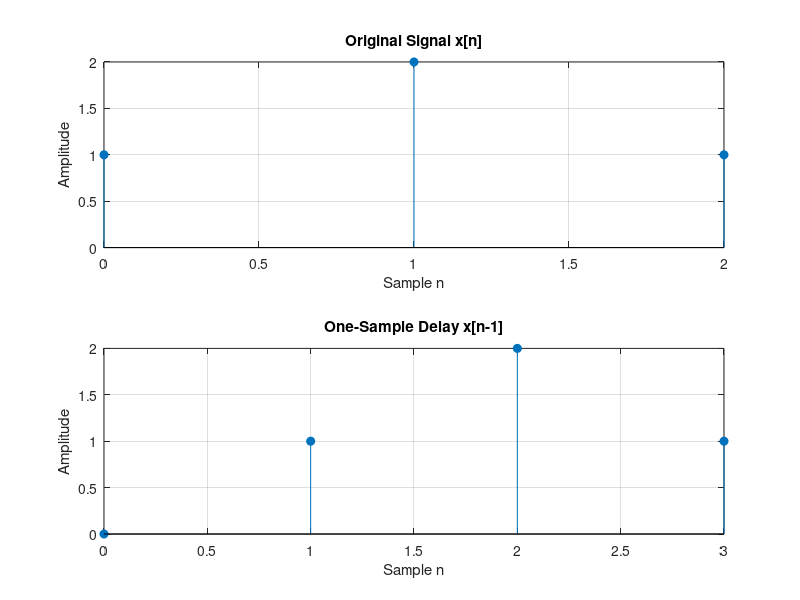
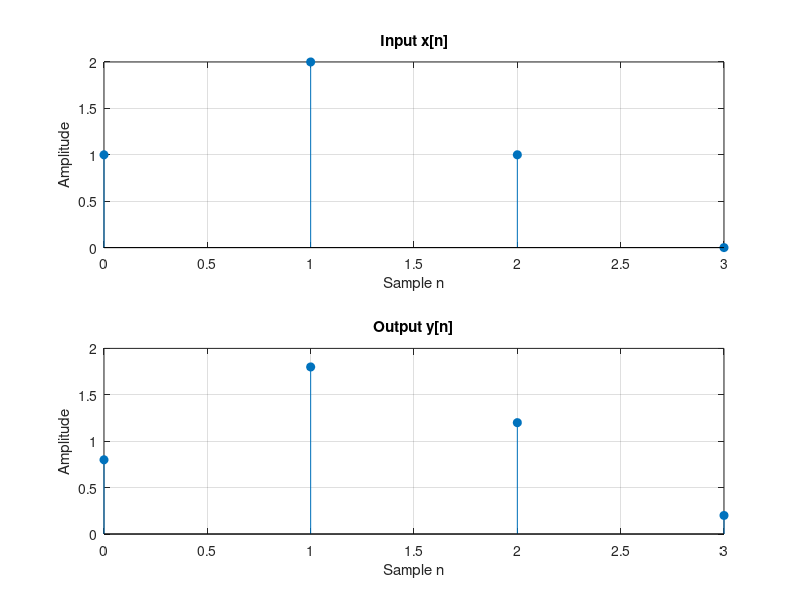

Here is the MATLAB script that generated these plots, in order:
clear; clc; close all;

x = [1 2 1];
n = 0:length(x)-1;

% Delay the signal by one sample
xDelayed = [0 x];
nDelayed = 0:length(xDelayed)-1;

fig = figure;
subplot(2,1,1);
stem(n, x, 'filled');
title('Original Signal x[n]');
xlabel('Sample n'); ylabel('Amplitude');
grid on;

subplot(2,1,2);
stem(nDelayed, xDelayed, 'filled');
title('One-Sample Delay x[n-1]');
xlabel('Sample n'); ylabel('Amplitude');
grid on;
saveas(fig, 'Part1', 'png')

% Coefficients of H(z) = 0.5 + 0.5*z^(-1)
b = [0.8 0.2];
a = 1;

% Add one zero to show the final output sample
xInput = [x 0];
y = filter(b, a, xInput);
nOutput = 0:length( y )-1;

fig = figure;
subplot(2,1,1);
stem(nOutput, xInput, 'filled');
title('Input x[n]');
xlabel('Sample n'); ylabel('Amplitude');
grid on;

subplot(2,1,2);
stem(nOutput, y, 'filled');
title('Output y[n]');
xlabel('Sample n'); ylabel('Amplitude');
grid on;

disp('Output samples:');
disp( y ) ;

saveas(fig, 'Part2', 'png')
